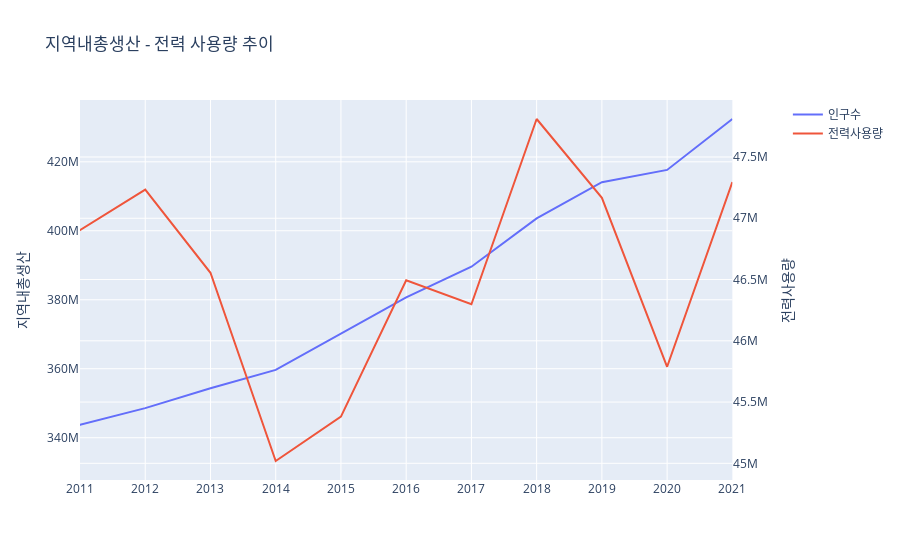

Notebook cell for this chart:
### Code cell
fig = make_subplots(specs=[[{"secondary_y": True}]])
fig.add_trace(go.Scatter(x=data['연도'], y=data['지역내총생산'], mode='lines', name='인구수'), secondary_y=False)
fig.add_trace(go.Scatter(x=data['연도'], y=data['사용량'], mode='lines', name='전력사용량'), secondary_y=True)

fig.update_xaxes(range=[2011,2021], tickmode='linear', dtick=1)
fig.update_yaxes(title_text="지역내총생산", secondary_y=False)
fig.update_yaxes(title_text="전력사용량", secondary_y=True)

fig.update_layout(title='지역내총생산 - 전력 사용량 추이')
fig.show()

### Figure 1 — Plotly figure (JSON) as saved in the notebook; plotly's stock layout.template omitted (floating-point values rounded to 4 significant figures)
{"data": [{"mode": "lines", "name": "인구수", "type": "scatter", "x": [2010, 2011, 2012, 2013, 2014, 2015, 2016, 2017, 2018, 2019, 2020, 2021], "xaxis": "x", "y": [333249300, 343756313, 348568408, 354319250, 359661759, 370167867, 380679274, 389584629, 403605888, 414092568, 417638547, 432406018], "yaxis": "y"}, {"mode": "lines", "name": "전력사용량", "type": "scatter", "x": [2010, 2011, 2012, 2013, 2014, 2015, 2016, 2017, 2018, 2019, 2020, 2021], "xaxis": "x", "y": [47295099, 46902993, 47234105, 46555107, 45018864, 45381486, 46493234, 46298159, 47810212, 47167207, 45787925, 47295806], "yaxis": "y2"}], "layout": {"title": {"text": "지역내총생산 - 전력 사용량 추이"}, "xaxis": {"anchor": "y", "domain": [0, 0.94], "dtick": 1, "range": [2011, 2021], "tickmode": "linear"}, "yaxis": {"anchor": "x", "domain": [0, 1], "title": {"text": "지역내총생산"}}, "yaxis2": {"anchor": "x", "overlaying": "y", "side": "right", "title": {"text": "전력사용량"}}}}
